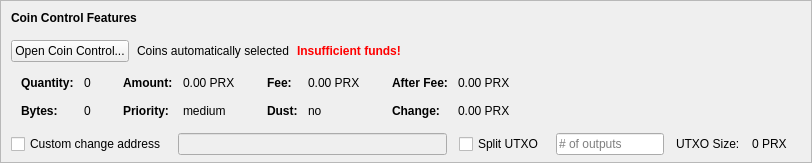
    <widget class="QFrame" name="frameCoinControl">
     <property name="sizePolicy">
      <sizepolicy hsizetype="Expanding" vsizetype="Expanding">
       <horstretch>0</horstretch>
       <verstretch>0</verstretch>
      </sizepolicy>
     </property>
     <property name="maximumSize">
      <size>
       <width>16777215</width>
       <height>16777215</height>
      </size>
     </property>
     <property name="frameShape">
      <enum>QFrame::StyledPanel</enum>
     </property>
     <property name="frameShadow">
      <enum>QFrame::Sunken</enum>
     </property>
     <layout class="QVBoxLayout" name="verticalLayoutCoinControl2">
      <property name="spacing">
       <number>0</number>
      </property>
      <property name="leftMargin">
       <number>0</number>
      </property>
      <property name="topMargin">
       <number>0</number>
      </property>
      <property name="rightMargin">
       <number>0</number>
      </property>
      <property name="bottomMargin">
       <number>6</number>
      </property>
      <item>
       <layout class="QVBoxLayout" name="verticalLayoutCoinControl" stretch="0,0,0,0,1">
        <property name="spacing">
         <number>0</number>
        </property>
        <property name="leftMargin">
         <number>10</number>
        </property>
        <property name="topMargin">
         <number>10</number>
        </property>
        <item>
         <layout class="QHBoxLayout" name="horizontalLayoutCoinControl1">
          <property name="bottomMargin">
           <number>15</number>
          </property>
          <item>
           <widget class="QLabel" name="labelCoinControlFeatures">
            <property name="sizePolicy">
             <sizepolicy hsizetype="Preferred" vsizetype="Maximum">
              <horstretch>0</horstretch>
              <verstretch>0</verstretch>
             </sizepolicy>
            </property>
            <property name="font">
             <font>
              <weight>75</weight>
              <bold>true</bold>
             </font>
            </property>
            <property name="styleSheet">
             <string notr="true">font-weight:bold;</string>
            </property>
            <property name="text">
             <string>Coin Control Features</string>
            </property>
           </widget>
          </item>
         </layout>
        </item>
        <item>
         <layout class="QHBoxLayout" name="horizontalLayoutCoinControl2" stretch="0,0,0,0">
          <property name="spacing">
           <number>8</number>
          </property>
          <property name="bottomMargin">
           <number>10</number>
          </property>
          <item>
           <widget class="QPushButton" name="pushButtonCoinControl">
            <property name="styleSheet">
             <string notr="true"/>
            </property>
            <property name="text">
             <string>Open Coin Control...</string>
            </property>
            <property name="autoDefault">
             <bool>false</bool>
            </property>
           </widget>
          </item>
          <item>
           <widget class="QLabel" name="labelCoinControlAutomaticallySelected">
            <property name="text">
             <string>Coins automatically selected</string>
            </property>
            <property name="margin">
             <number>5</number>
            </property>
           </widget>
          </item>
          <item>
           <widget class="QLabel" name="labelCoinControlInsuffFunds">
            <property name="font">
             <font>
              <weight>75</weight>
              <bold>true</bold>
             </font>
            </property>
            <property name="styleSheet">
             <string notr="true">color:red;font-weight:bold;</string>
            </property>
            <property name="text">
             <string>Insufficient funds!</string>
            </property>
            <property name="margin">
             <number>5</number>
            </property>
           </widget>
          </item>
          <item>
           <spacer name="horizontalSpacerCoinControl">
            <property name="orientation">
             <enum>Qt::Horizontal</enum>
            </property>
            <property name="sizeHint" stdset="0">
             <size>
              <width>40</width>
              <height>1</height>
             </size>
            </property>
           </spacer>
          </item>
         </layout>
        </item>
        <item>
         <widget class="QWidget" name="widgetCoinControl" native="true">
          <property name="sizePolicy">
           <sizepolicy hsizetype="Preferred" vsizetype="Preferred">
            <horstretch>0</horstretch>
            <verstretch>0</verstretch>
           </sizepolicy>
          </property>
          <property name="minimumSize">
           <size>
            <width>0</width>
            <height>0</height>
           </size>
          </property>
          <property name="styleSheet">
           <string notr="true"/>
          </property>
          <layout class="QHBoxLayout" name="horizontalLayoutCoinControl5">
           <property name="leftMargin">
            <number>0</number>
           </property>
           <property name="topMargin">
            <number>0</number>
           </property>
           <property name="rightMargin">
            <number>0</number>
           </property>
           <property name="bottomMargin">
            <number>0</number>
           </property>
           <item>
            <layout class="QHBoxLayout" name="horizontalLayoutCoinControl3" stretch="0,0,0,1">
             <property name="spacing">
              <number>20</number>
             </property>
             <property name="topMargin">
              <number>0</number>
             </property>
             <property name="bottomMargin">
              <number>10</number>
             </property>
             <item>
              <layout class="QFormLayout" name="formLayoutCoinControl1">
               <property name="horizontalSpacing">
                <number>10</number>
               </property>
               <property name="verticalSpacing">
                <number>14</number>
               </property>
               <property name="leftMargin">
                <number>10</number>
               </property>
               <property name="topMargin">
                <number>4</number>
               </property>
               <property name="rightMargin">
                <number>6</number>
               </property>
               <item row="0" column="0">
                <widget class="QLabel" name="labelCoinControlQuantityText">
                 <property name="font">
                  <font>
                   <weight>75</weight>
                   <bold>true</bold>
                  </font>
                 </property>
                 <property name="text">
                  <string>Quantity:</string>
                 </property>
                 <property name="margin">
                  <number>0</number>
                 </property>
                </widget>
               </item>
               <item row="0" column="1">
                <widget class="QLabel" name="labelCoinControlQuantity">
                 <property name="cursor">
                  <cursorShape>IBeamCursor</cursorShape>
                 </property>
                 <property name="contextMenuPolicy">
                  <enum>Qt::ActionsContextMenu</enum>
                 </property>
                 <property name="text">
                  <string notr="true">0</string>
                 </property>
                 <property name="margin">
                  <number>0</number>
                 </property>
                 <property name="textInteractionFlags">
                  <set>Qt::LinksAccessibleByMouse|Qt::TextSelectableByKeyboard|Qt::TextSelectableByMouse</set>
                 </property>
                </widget>
               </item>
               <item row="1" column="0">
                <widget class="QLabel" name="labelCoinControlBytesText">
                 <property name="font">
                  <font>
                   <weight>75</weight>
                   <bold>true</bold>
                  </font>
                 </property>
                 <property name="text">
                  <string>Bytes:</string>
                 </property>
                </widget>
               </item>
               <item row="1" column="1">
                <widget class="QLabel" name="labelCoinControlBytes">
                 <property name="cursor">
                  <cursorShape>IBeamCursor</cursorShape>
                 </property>
                 <property name="contextMenuPolicy">
                  <enum>Qt::ActionsContextMenu</enum>
                 </property>
                 <property name="text">
                  <string notr="true">0</string>
                 </property>
                 <property name="textInteractionFlags">
                  <set>Qt::LinksAccessibleByMouse|Qt::TextSelectableByKeyboard|Qt::TextSelectableByMouse</set>
                 </property>
                </widget>
               </item>
              </layout>
             </item>
             <item>
              <layout class="QFormLayout" name="formLayoutCoinControl2">
               <property name="horizontalSpacing">
                <number>10</number>
               </property>
               <property name="verticalSpacing">
                <number>14</number>
               </property>
               <property name="leftMargin">
                <number>6</number>
               </property>
               <property name="topMargin">
                <number>4</number>
               </property>
               <property name="rightMargin">
                <number>6</number>
               </property>
               <item row="0" column="0">
                <widget class="QLabel" name="labelCoinControlAmountText">
                 <property name="font">
                  <font>
                   <weight>75</weight>
                   <bold>true</bold>
                  </font>
                 </property>
                 <property name="text">
                  <string>Amount:</string>
                 </property>
                 <property name="margin">
                  <number>0</number>
                 </property>
                </widget>
               </item>
               <item row="0" column="1">
                <widget class="QLabel" name="labelCoinControlAmount">
                 <property name="cursor">
                  <cursorShape>IBeamCursor</cursorShape>
                 </property>
                 <property name="contextMenuPolicy">
                  <enum>Qt::ActionsContextMenu</enum>
                 </property>
                 <property name="text">
                  <string notr="true">0.00 PRX</string>
                 </property>
                 <property name="textInteractionFlags">
                  <set>Qt::LinksAccessibleByMouse|Qt::TextSelectableByKeyboard|Qt::TextSelectableByMouse</set>
                 </property>
                </widget>
               </item>
               <item row="1" column="0">
                <widget class="QLabel" name="labelCoinControlPriorityText">
                 <property name="font">
                  <font>
                   <weight>75</weight>
                   <bold>true</bold>
                  </font>
                 </property>
                 <property name="text">
                  <string>Priority:</string>
                 </property>
                </widget>
               </item>
               <item row="1" column="1">
                <widget class="QLabel" name="labelCoinControlPriority">
                 <property name="cursor">
                  <cursorShape>IBeamCursor</cursorShape>
                 </property>
                 <property name="contextMenuPolicy">
                  <enum>Qt::ActionsContextMenu</enum>
                 </property>
                 <property name="text">
                  <string>medium</string>
                 </property>
                 <property name="textInteractionFlags">
                  <set>Qt::LinksAccessibleByMouse|Qt::TextSelectableByKeyboard|Qt::TextSelectableByMouse</set>
                 </property>
                </widget>
               </item>
              </layout>
             </item>
             <item>
              <layout class="QFormLayout" name="formLayoutCoinControl3">
               <property name="horizontalSpacing">
                <number>10</number>
               </property>
               <property name="verticalSpacing">
                <number>14</number>
               </property>
               <property name="leftMargin">
                <number>6</number>
               </property>
               <property name="topMargin">
                <number>4</number>
               </property>
               <property name="rightMargin">
                <number>6</number>
               </property>
               <item row="0" column="0">
                <widget class="QLabel" name="labelCoinControlFeeText">
                 <property name="font">
                  <font>
                   <weight>75</weight>
                   <bold>true</bold>
                  </font>
                 </property>
                 <property name="text">
                  <string>Fee:</string>
                 </property>
                 <property name="margin">
                  <number>0</number>
                 </property>
                </widget>
               </item>
               <item row="0" column="1">
                <widget class="QLabel" name="labelCoinControlFee">
                 <property name="cursor">
                  <cursorShape>IBeamCursor</cursorShape>
                 </property>
                 <property name="contextMenuPolicy">
                  <enum>Qt::ActionsContextMenu</enum>
                 </property>
                 <property name="text">
                  <string notr="true">0.00 PRX</string>
                 </property>
                 <property name="textInteractionFlags">
                  <set>Qt::LinksAccessibleByMouse|Qt::TextSelectableByKeyboard|Qt::TextSelectableByMouse</set>
                 </property>
                </widget>
               </item>
               <item row="1" column="0">
                <widget class="QLabel" name="labelCoinControlLowOutputText">
                 <property name="font">
                  <font>
                   <weight>75</weight>
                   <bold>true</bold>
                  </font>
                 </property>
                 <property name="text">
                  <string>Dust:</string>
                 </property>
                </widget>
               </item>
               <item row="1" column="1">
                <widget class="QLabel" name="labelCoinControlLowOutput">
                 <property name="cursor">
                  <cursorShape>IBeamCursor</cursorShape>
                 </property>
                 <property name="contextMenuPolicy">
                  <enum>Qt::ActionsContextMenu</enum>
                 </property>
                 <property name="text">
                  <string>no</string>
                 </property>
                 <property name="textInteractionFlags">
                  <set>Qt::LinksAccessibleByMouse|Qt::TextSelectableByKeyboard|Qt::TextSelectableByMouse</set>
                 </property>
                </widget>
               </item>
              </layout>
             </item>
             <item>
              <layout class="QFormLayout" name="formLayoutCoinControl4">
               <property name="horizontalSpacing">
                <number>10</number>
               </property>
               <property name="verticalSpacing">
                <number>14</number>
               </property>
               <property name="leftMargin">
                <number>6</number>
               </property>
               <property name="topMargin">
                <number>4</number>
               </property>
               <property name="rightMargin">
                <number>6</number>
               </property>
               <item row="0" column="0">
                <widget class="QLabel" name="labelCoinControlAfterFeeText">
                 <property name="font">
                  <font>
                   <weight>75</weight>
                   <bold>true</bold>
                  </font>
                 </property>
                 <property name="text">
                  <string>After Fee:</string>
                 </property>
                 <property name="margin">
                  <number>0</number>
                 </property>
                </widget>
               </item>
               <item row="0" column="1">
                <widget class="QLabel" name="labelCoinControlAfterFee">
                 <property name="cursor">
                  <cursorShape>IBeamCursor</cursorShape>
                 </property>
                 <property name="contextMenuPolicy">
                  <enum>Qt::ActionsContextMenu</enum>
                 </property>
                 <property name="text">
                  <string notr="true">0.00 PRX</string>
                 </property>
                 <property name="textInteractionFlags">
                  <set>Qt::LinksAccessibleByMouse|Qt::TextSelectableByKeyboard|Qt::TextSelectableByMouse</set>
                 </property>
                </widget>
               </item>
               <item row="1" column="0">
                <widget class="QLabel" name="labelCoinControlChangeText">
                 <property name="font">
                  <font>
                   <weight>75</weight>
                   <bold>true</bold>
                  </font>
                 </property>
                 <property name="text">
                  <string>Change:</string>
                 </property>
                </widget>
               </item>
               <item row="1" column="1">
                <widget class="QLabel" name="labelCoinControlChange">
                 <property name="cursor">
                  <cursorShape>IBeamCursor</cursorShape>
                 </property>
                 <property name="contextMenuPolicy">
                  <enum>Qt::ActionsContextMenu</enum>
                 </property>
                 <property name="text">
                  <string notr="true">0.00 PRX</string>
                 </property>
                 <property name="textInteractionFlags">
                  <set>Qt::LinksAccessibleByMouse|Qt::TextSelectableByKeyboard|Qt::TextSelectableByMouse</set>
                 </property>
                </widget>
               </item>
              </layout>
             </item>
            </layout>
           </item>
          </layout>
         </widget>
        </item>
        <item>
         <layout class="QHBoxLayout" name="horizontalLayoutCoinControl4" stretch="0,0,0,0,0,0,0">
          <property name="spacing">
           <number>12</number>
          </property>
          <property name="sizeConstraint">
           <enum>QLayout::SetDefaultConstraint</enum>
          </property>
          <property name="topMargin">
           <number>5</number>
          </property>
          <property name="rightMargin">
           <number>5</number>
          </property>
          <item>
           <widget class="QCheckBox" name="checkBoxCoinControlChange">
            <property name="toolTip">
             <string>If this is activated, but the change address is empty or invalid, change will be sent to a newly generated address.</string>
            </property>
            <property name="text">
             <string>Custom change address</string>
            </property>
           </widget>
          </item>
          <item>
           <widget class="QValidatedLineEdit" name="lineEditCoinControlChange">
            <property name="enabled">
             <bool>false</bool>
            </property>
            <property name="sizePolicy">
             <sizepolicy hsizetype="Expanding" vsizetype="Fixed">
              <horstretch>0</horstretch>
              <verstretch>0</verstretch>
             </sizepolicy>
            </property>
           </widget>
          </item>
          <item>
           <widget class="QCheckBox" name="splitBlockCheckBox">
            <property name="text">
             <string>Split UTXO</string>
            </property>
           </widget>
          </item>
          <item>
           <widget class="QLineEdit" name="splitBlockLineEdit">
            <property name="sizePolicy">
             <sizepolicy hsizetype="Fixed" vsizetype="Fixed">
              <horstretch>50</horstretch>
              <verstretch>0</verstretch>
             </sizepolicy>
            </property>
            <property name="placeholderText">
             <string># of outputs</string>
            </property>
           </widget>
          </item>
          <item>
           <widget class="QLabel" name="labelBlockSizeText">
            <property name="text">
             <string>UTXO Size:</string>
            </property>
           </widget>
          </item>
          <item>
           <widget class="QLabel" name="labelBlockSize">
            <property name="text">
             <string>0 PRX</string>
            </property>
           </widget>
          </item>
          <item>
           <widget class="QLabel" name="labelCoinControlChangeLabel">
            <property name="sizePolicy">
             <sizepolicy hsizetype="Preferred" vsizetype="Expanding">
              <horstretch>0</horstretch>
              <verstretch>0</verstretch>
             </sizepolicy>
            </property>
            <property name="minimumSize">
             <size>
              <width>0</width>
              <height>0</height>
             </size>
            </property>
            <property name="text">
             <string/>
            </property>
            <property name="margin">
             <number>3</number>
            </property>
           </widget>
          </item>
         </layout>
        </item>
        <item>
         <spacer name="verticalSpacerCoinControl">
          <property name="orientation">
           <enum>Qt::Vertical</enum>
          </property>
          <property name="sizeHint" stdset="0">
           <size>
            <width>800</width>
            <height>1</height>
           </size>
          </property>
         </spacer>
        </item>
       </layout>
      </item>
     </layout>
    </widget>
